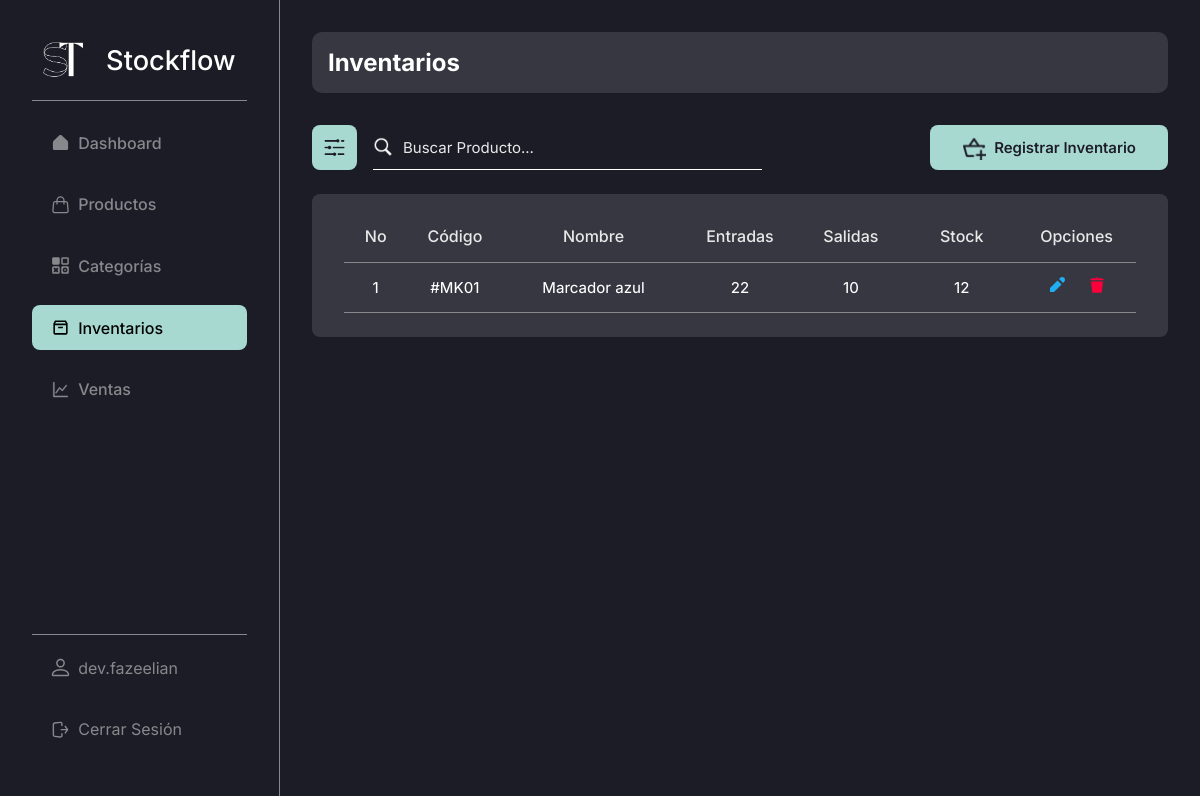
The app's page /admin/inventories/ (signed in), older data.
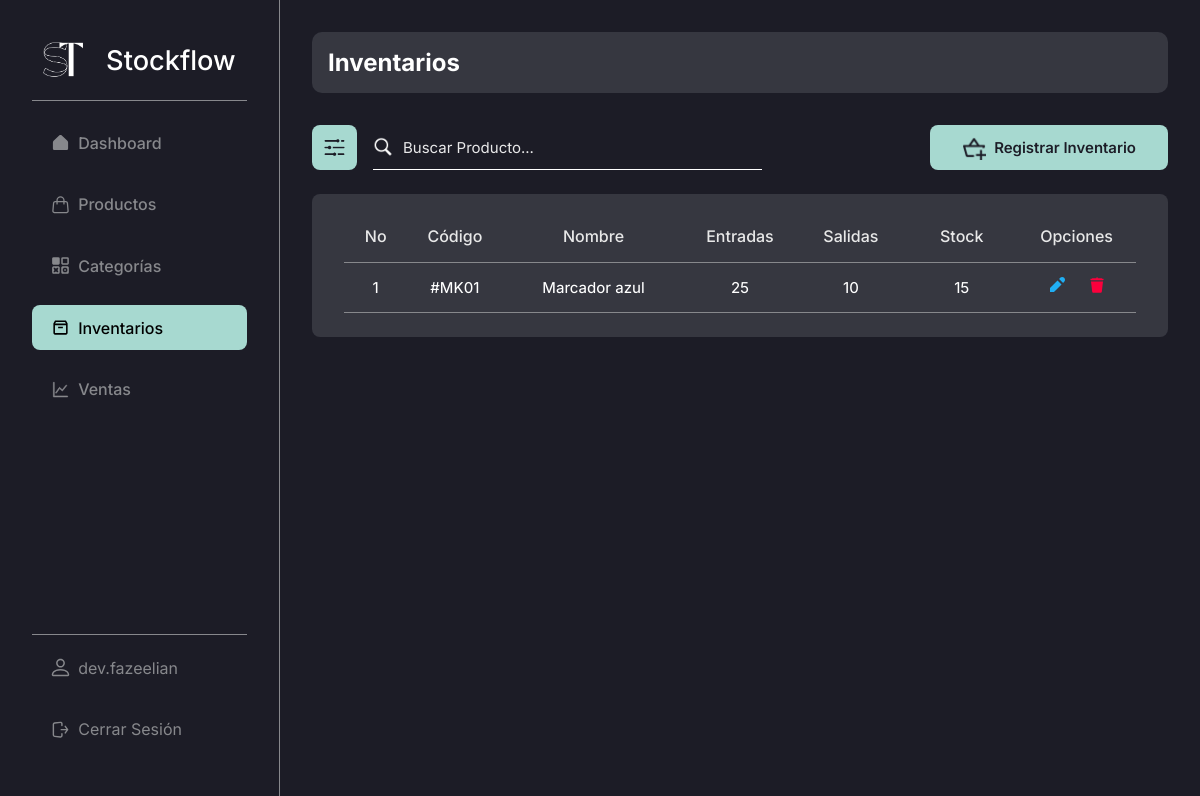
The same page, newer data.
### stockflow/models.py (models this page shows, shortened)
class User(db.Model):
    id = db.Column(db.Integer, primary_key = True) # Primary key
    email = db.Column(db.String(255), unique = True, nullable = False)
    username = db.Column(db.String(20), unique = True, nullable = False)
    names = db.Column(db.String(50), nullable = True, default="")
    last_names = db.Column(db.String(50), nullable = True, default="")
    password = db.Column(db.Text, nullable = False)
    profile_photo = db.Column(db.String(255), nullable=True, default="")

class Inventory(db.Model):
    id = db.Column(db.Integer, primary_key = True) # Primary key
    created_by = db.Column(db.Integer, db.ForeignKey("user.id"), nullable = False) # Foreign key
    product_id = db.Column(db.Integer, db.ForeignKey("product.id"), nullable = False) # Foreign key
    inflows = db.Column(db.Integer, nullable = False)
    outflows = db.Column(db.Integer, nullable = True, default = 0)
    stock = db.Column(db.Integer, nullable = False, default = 0)
    product = db.relationship('Product', backref='inventory', lazy=True)

class Product(db.Model):
    id = db.Column(db.Integer, primary_key = True) # Primary key
    created_by = db.Column(db.Integer, db.ForeignKey("user.id"), nullable = False) # Foreign key
    name = db.Column(db.String(100), nullable = False)
    code = db.Column(db.String(10), nullable=False)
    category_id = db.Column(db.Integer, db.ForeignKey("category.id"), nullable = False) # Foreign key
    price = db.Column(db.Integer, nullable = False)
    image = db.Column(db.String(255), nullable = True)
    category = db.relationship('Category', backref='products', lazy=True)

### stockflow/modules/inventory.py (the view)
@bp.route("/", methods = ("GET", "POST"))
@login_required
def index():
    query = ""
    inventories = []
    if request.method == "POST":
        query = request.form.get("searchInventory", "")
        inventories = Inventory.query.join(Product).filter(
            (
                Product.name.ilike(f"%{query}%") |  # Searching by product name
                Product.code.ilike(f"%{query}%")    # Searching by product code
            )
        ).all()
    else:
        inventories = Inventory.query.filter(Inventory.created_by == g.user.id).all()
    return render_template("modules/inventories/index.html", inventories = inventories, query=query)

### stockflow/auth.py (called while the page is built)
def login_required(view):
    @functools.wraps(view)
    def wrapped_view(**kwargs):
        if g.user is None:
            message = "Debes iniciar sesión"
            flash(message)
            return redirect(url_for("auth.login"))
        return view(**kwargs)
    return wrapped_view

@bp.before_app_request # Execute the next function in every request, every page
def load_logged_in_user():
    user_id = session.get("user_id")
    if user_id is None:
        g.user = None
    else:
        g.user = User.query.get_or_404(user_id)

### stockflow/templates/modules/inventories/index.html (shortened to what this page needs)
{% extends 'base-admin.html' %}
{% block content %}
    <head>
        <link rel="stylesheet" href="{{ url_for('static', filename='css/modules/inventories.css') }}">
    </head>
    <div class="content-group inter bg-black-light">
        <h2 class="color-white inter">Inventarios</h2>
    </div>
    <div class="top-page">
        <div class="cont-search">
            <button class="btn-search-filter bg-turquese-light-blue">
                <img src="{{ url_for('static', filename='img/icons/filter.png') }}" alt="">
            </button>
            <form action="{{ url_for('admin/inventories.index') }}" method="post" class="search-bar">
                <img src="{{ url_for('static', filename='img/icons/search.png') }}" alt="">
                <input type="text" class="color-white inter" name="searchInventory" value="{{ query }}" id="search" placeholder="Buscar Producto...">
            </form>
        </div>
        <div class="cont-create" style="gap: 1rem;">
            <a href="{{ url_for('admin/inventories.new') }}" class="btn-create bg-turquese-light-blue color-black inter">
                <img src="{{ url_for('static', filename='img/icons/add-inventory.png') }}" alt="">
                <h2>Registrar Inventario</h2>
            </a>
        </div>
    </div>
    <table class="table inter bg-black-light">
        <thead>
            <tr class="thead color-white-gray">
                <th class="th th-no-inv">No</th>
                <th class="th th-code-inv">Código</th>
                <th class="th th-name-inv">Nombre</th>
                <th class="th th-inflows-inv">Entradas</th>
                <th class="th th-outflows-inv">Salidas</th>
                <th class="th th-stock-inv">Stock</th>
                <th class="th th-options-inv">Opciones</th>
            </tr>
        </thead>
        <tbody>
            {% if inventories %}
                {% for inventory in inventories | reverse %}
                    {% if g.user.id == inventory.created_by %}
                        <tr class="tbody">
                            <td class="td td-no-inv">{{ loop.index }}</td>
                            <td class="td td-code-inv">#{{ inventory.product.code }}</td>
                            <td class="td td-name-inv">{{ inventory.product.name }}</td>
                            <td class="td td-inflows-inv">{{ inventory.inflows }}</td>
                            <td class="td td-outflows-inv">{{ inventory.outflows }}</td>
                            <td class="td td-stock-inv">{{ inventory.stock }}</td>
                            <td class="td td-options-inv">
                                <a href="{{ url_for('admin/inventories.update', id = inventory.id) }}">
                                    <svg
                                        xmlns="http://www.w3.org/2000/svg"
                                        viewBox="0 0 16 16"
                                        fill="#20AEF3"
                                    >
                                        <path
                                            d="M12.527 7.473L8.527 3.473 1 11 1 15 5 15zM11.172.828l-1.065 1.065 4 4 1.065-1.065c1.105-1.105 1.105-2.895 0-4l0 0C14.067-.276 12.276-.276 11.172.828z"
                                        />
                                    </svg>
                                </a>
                                <a href="{{ url_for('admin/inventories.delete', id = inventory.id) }}">
                                </a>
                            </td>
                        </tr>
                        {% else %}
                        <tr class="tbody">
                            <td class="td" style="width: 100%;">No hay inventarios registrados por ti.</td>
                        </tr>
                    {% endif %}
                {% endfor %}
            {% endif %}
        </tbody>
    </table>
{% endblock %}

### stockflow/templates/base-admin.html (shortened to what this page needs)
<!DOCTYPE html>
<html lang="es">
<head>
    <link rel="stylesheet" href="{{ url_for('static', filename='css/global.css') }}">
    <link rel="stylesheet" href="{{ url_for('static', filename='css/base.css') }}">
    <link rel="stylesheet" href="{{ url_for('static', filename='css/tables.css') }}">
    <link rel="stylesheet" href="{{ url_for('static', filename='css/search.css') }}">
    <link rel="stylesheet" href="{{ url_for('static', filename='css/form.css') }}">
</head>
<body>
    <aside class="side-bar inter bg-black br-gray-1">
        <section class="side-bar-main">
            <h1 class="inter">
                <a href="{{ url_for('admin.dashboard') }}" class="color-white">
                    <img src="{{ url_for('static', filename='img/logo.png') }}" alt="">
                    Stockflow
                </a>
            </h1>
            <br>
            <div class="side-bar-divider" />
            <nav class="side-nav-bar">
                <a
                    href="{{ url_for('admin.dashboard') }}"
                    class="item-side-nav-bar inter {% if request.endpoint == 'admin.dashboard' %}item-side-nav-bar--active{% endif %}"
                >
                    Dashboard
                </a>
                <a
                    href="{{ url_for('admin/products.index') }}"
                    class="item-side-nav-bar inter {% if request.endpoint == 'admin/products.index' %}item-side-nav-bar--active{% endif %}"
                >
                    Productos
                </a>
                <a
                    href="{{ url_for('admin/products/categories.index') }}"
                    class="item-side-nav-bar inter {% if request.endpoint == 'admin/products/categories.index' %}item-side-nav-bar--active{% endif %}"
                >
                    Categorías
                </a>
                <a
                    href="{{ url_for('admin/inventories.index') }}"
                    class="item-side-nav-bar inter {% if request.endpoint == 'admin/inventories.index' %}item-side-nav-bar--active{% endif %}"
                >
                    Inventarios
                </a>
                <a
                    href="{{ url_for('admin/sales.index') }}"
                    class="item-side-nav-bar inter {% if request.endpoint == 'admin/sales.index' %}item-side-nav-bar--active{% endif %}"
                >
                    Ventas
                </a>
            </nav>
        </section>
        <footer class="side-bar-footer" style="flex-direction: column;">
            <a
                href="{{ url_for('admin.profile') }}"
                class="item-side-nav-bar inter {% if request.endpoint == 'admin.profile' %}item-side-nav-bar--active{% endif %}"
            >
                {{ g.user.username }}
            </a>
            <a href="{{ url_for('auth.logout') }}" class="item-side-nav-bar inter">
                Cerrar Sesión
            </a>
        </footer>
    </aside>
    <main class="page-content bg-black">
        {% block content %}{% endblock %}
    </main>
</body>
</html>

### stockflow/static/css/global.css (style rules this page uses)
* { box-sizing: border-box; padding: 0; margin: 0; }
body { display: flex; width: 100%; height: 100%; }
a { text-decoration: none; }
.page-content { display: flex; width: 100%; height: 100%; min-height: 100vh; margin-left: 280px; flex-direction: column; color: white; padding: 2rem; }
.content-group { display: flex; width: 100%; padding: 1rem; border-radius: 10px; }
.bg-black { background-color: #1C1C26; }
.bg-black-light { background-color: #363740; }
.bg-turquese-light-blue { background-color: #A7D9D0; }
.color-black { color: #1C1C26; }
.color-white { color: #FFF; }
.color-white-gray { color: #E8E8E8; }
.inter { font-family: "Inter", sans-serif; font-optical-sizing: auto; font-style: normal; }
.br-gray-1 { border-right: 1px solid #87888C; }

### stockflow/static/css/base.css (style rules this page uses)
.side-bar { display: flex; position: fixed; z-index: 1; top: 0; left: 0; width: 280px; flex-direction: column; height: 100vh; padding: 2.5rem 2rem 2rem; justify-content: space-between; }
.side-bar h1 { text-align: center; font-weight: 500; }
.side-bar h1 a { display: flex; font-size: 2rem; align-items: center; justify-content: space-around; }
.side-bar h1 a img { width: 40px; height: 40px; }
.side-bar-main { display: flex; width: 100%; height: auto; flex-direction: column; }
.side-nav-bar { display: flex; width: 100%; height: auto; list-style: none; flex-direction: column; margin-top: 20px; }
.side-nav-bar a { font-weight: 500; }
.item-side-nav-bar, .item-side-nav-bar--active { display: flex; width: 100%; height: auto; padding: 1rem 1.5rem 1rem; border-radius: 8px; margin-bottom: 1rem; text-decoration: none; align-items: center; gap: 10px; }
.item-side-nav-bar { color: #87888C; }
.item-side-nav-bar--active { color: black; background-color: #A7D9D0; }
.item-side-nav-bar--active svg { color: black !important; }
.item-side-nav-bar svg, .item-side-nav-bar--active svg { width: 20px; height: 20px; }
.item-side-nav-bar svg { color: #87888C !important; }
.side-bar-divider { display: flex; width: 100%; height: 1px; background-color: #87888C; }
.side-bar-footer { display: flex; width: 100%; min-height: 1px; border-top: 1px solid #87888C; align-items: center; justify-content: center; padding-top: 10px; }
@media screen and (max-width: 1440px) { .side-bar h1 a { font-size: 1.7rem; } }
@media screen and (max-width: 1440px) { .item-side-nav-bar, .item-side-nav-bar--active { padding: 0.8rem 1.2rem 0.8rem; gap: 8px; } }
@media screen and (max-width: 1440px) { .item-side-nav-bar svg, .item-side-nav-bar--active svg { width: 19px; height: 19px; } }

### stockflow/static/css/tables.css (style rules this page uses)
.table { display: flex; width: 100%; height: auto; margin: 2rem 0 2rem; flex-direction: column; border-radius: 8px; padding: 0 1.7rem 2rem; }
.thead { display: flex; width: 100%; height: auto; justify-content: space-between; padding: 1rem 0 0; border-bottom: 1px solid #87888C; }
.th { display: flex; width: auto; height: auto; padding: 1rem; font-size: 18px; justify-content: center; align-items: center; font-weight: 500; }
.tbody { display: flex; width: 100%; height: 100%; justify-content: space-between; border-bottom: 1px solid #87888C; }
.td { display: flex; width: auto; height: auto; font-size: 16px; justify-content: center; align-items: center; text-align: center; padding: 1rem 0 1rem; font-weight: 450; }
.td svg { width: 18px; height: 18px; }
@media screen and (max-width: 1440px) { .table { margin: 1.5rem 0 1.5rem; padding: 0 2rem 1.5rem; } }
@media screen and (max-width: 1440px) { .th { font-size: 16px; } }
@media screen and (max-width: 1440px) { .td { font-size: 15px; padding: 0.9rem 0 0.9rem; } }
@media screen and (max-width: 1440px) { .td svg { width: 16px; height: 16px; } }

### stockflow/static/css/modules/inventories.css (style rules this page uses)
.th-no-inv, .td-no-inv { width: 8%; }
.th-code-inv, .td-code-inv { width: 12%; }
.th-name-inv, .td-name-inv { width: 23%; }
.th-inflows-inv, .td-inflows-inv { width: 14%; }
.th-outflows-inv, .td-outflows-inv { width: 14%; }
.th-stock-inv, .td-stock-inv { width: 14%; }
.th-options-inv, .td-options-inv { width: 15%; }
.td-options-inv { gap: 1.5rem; }

Row changes from the older to the newer data that the page shows:
changed Inventory "MK01": inflows "22" → "25"; stock "12" → "15"
